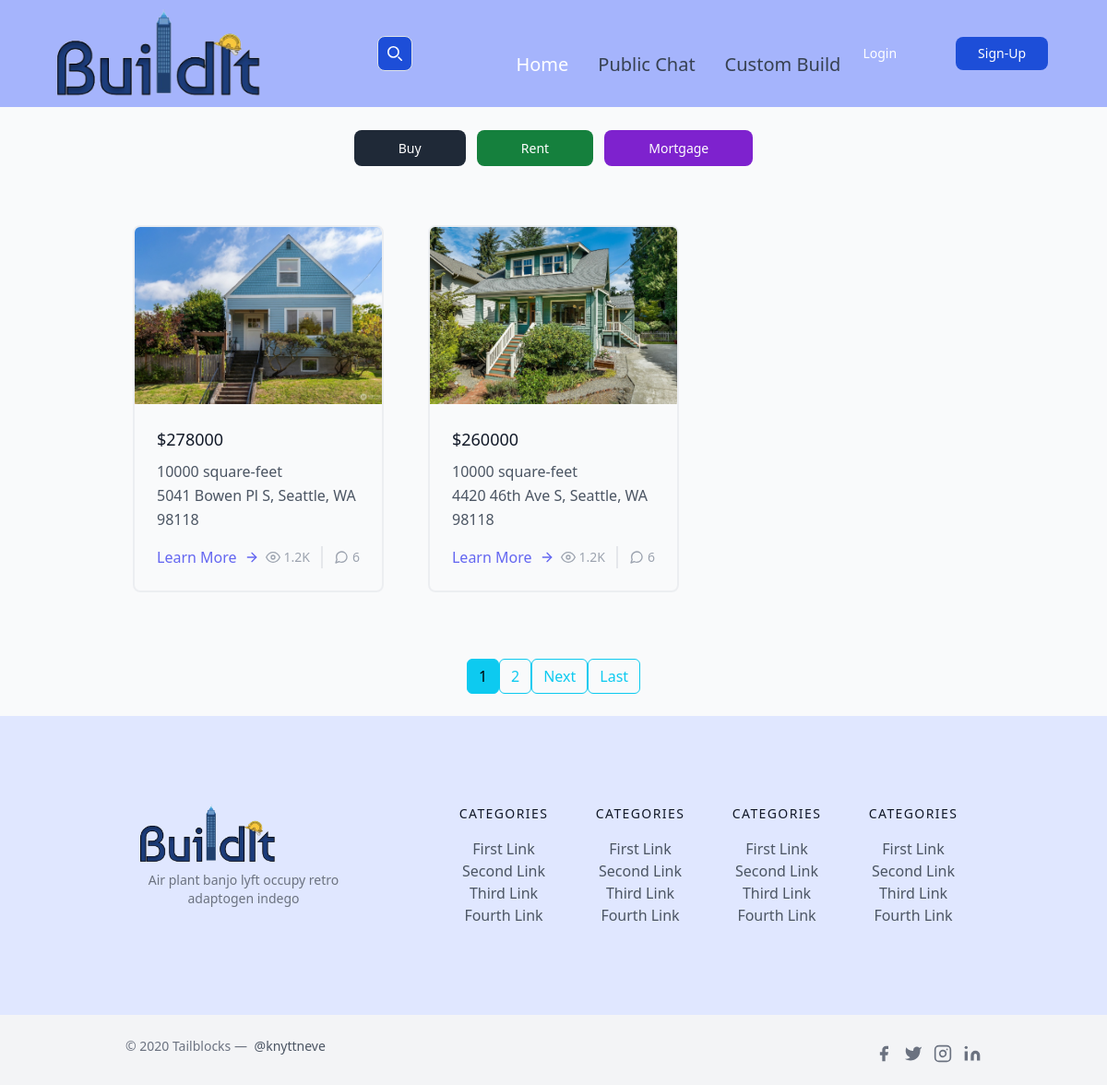
The page / on the database its author committed.
### posts/models.py (models this page shows, shortened)
class Post(models.Model):
    post_pic1 = models.FileField(default='empty.jpg',null=True,blank=True,upload_to='post-pic1/')
    post_pic2 = models.FileField(default='empty.jpg',null=True,blank=True,upload_to='post-pic2/')
    post_pic3 = models.FileField(default='empty.jpg',null=True,blank=True,upload_to='post-pic3/')
    post_pic4 = models.FileField(default='empty.jpg',null=True,blank=True,upload_to='post-pic4/')
    post_pic5 = models.FileField(default='empty.jpg',null=True,blank=True,upload_to='post-pic5/')
    post_pic6 = models.FileField(default='empty.jpg',null=True,blank=True,upload_to='post-pic6/')
    address = models.CharField(max_length=100,default='')
    price = models.IntegerField(default=0)
    use_for = models.IntegerField(default=0)
    map = models.CharField(max_length=400, default='')
    MSZoning = models.CharField(max_length=50, default='')
    LotFrontage = models.IntegerField(default=0)
    LotArea = models.IntegerField(default=0)
    BldgType = models.CharField(max_length=50, default='')
    OverallQual = models.CharField(max_length=50, default='')
    OverallCond = models.CharField(max_length=50, default='')
    YearBuilt = models.IntegerField(default=0)
    RoofStyle = models.CharField(max_length=50, default='')
    RoofMatl = models.CharField(max_length=50, default='')
    Exterior1st = models.CharField(max_length=50, default='')
    Exterior2nd = models.CharField(max_length=50, default='')
    ExterQual = models.CharField(max_length=50, default='')
    ExterCond = models.CharField(max_length=50, default='')
    Foundation = models.CharField(max_length=50, default='')
    BsmtQual = models.CharField(max_length=50, default='')
    BsmtCond = models.CharField(max_length=50, default='')
    TotalBsmtSF = models.IntegerField(default=0)
    CentralAir = models.CharField(max_length=50, default='')
    FirstFlrSF = models.IntegerField(default=0)
    SecondFlrSF = models.IntegerField(default=0)
    GrLivArea = models.IntegerField(default=0)
    KitchenQual = models.CharField(max_length=50, default='')
    TotRmsAbvGrd = models.IntegerField(default=0)
    GarageType = models.CharField(max_length=50, default='')
    GarageCars = models.IntegerField(default=0)
    GarageArea = models.IntegerField(default=0)
    GarageQual = models.CharField(max_length=50, default='')
    GarageCond = models.CharField(max_length=50, default='')
    PoolArea = models.IntegerField(default=0)
    MiscVal = models.IntegerField(default=0)
    SaleType = models.CharField(max_length=50,default='')
    SaleCondition = models.CharField(max_length=50, default='')
    date_posted = models.DateTimeField(default=timezone.now)
    author = models.ForeignKey(User, on_delete=models.CASCADE)

### posts/views.py (the view)
# urls.py: path('',PostListView.as_view(),name='posts-home'),
class PostListView(ListView):
    model = Post
    template_name = 'posts/posts.html'    # <app>/<model>_<viewtype>.html
    context_object_name = 'posts'
    ordering = ['-date_posted']
    paginate_by = 2
    def get_queryset(self):
        return Post.objects.filter(use_for=0).order_by('-date_posted')

### posts/templates/posts/posts.html (shortened to what this page needs)
{% extends 'posts/base.html' %}
{% block content %}
<div class="w-full h-full bg-gray-50">
    <div class="flex items-center justify-center pt-8">
        <div class="">
            <a  href="{% url 'posts-home' %}" class="cursor-not-allowed text-white bg-gray-800 hover:bg-gray-900 focus:outline-none focus:ring-4 focus:ring-gray-300 font-medium rounded-lg text-sm px-5 py-2.5 me-2 mb-2 dark:bg-gray-800 dark:hover:bg-gray-700 dark:focus:ring-gray-700 dark:border-gray-700">Buy</a>
            <a href="{% url 'rent-posts' %}" class=" focus:outline-none text-white bg-green-700 hover:bg-green-800 focus:ring-4 focus:ring-green-300 font-medium rounded-lg text-sm px-5 py-2.5 me-2 mb-2 dark:bg-green-600 dark:hover:bg-green-700 dark:focus:ring-green-800">Rent</a>
            <a href="{% url 'mortgage-posts' %}" class="btn- focus:outline-none text-white bg-purple-700 hover:bg-purple-800 focus:ring-4 focus:ring-purple-300 font-medium rounded-lg text-sm px-5 py-2.5 mb-2 dark:bg-purple-600 dark:hover:bg-purple-700 dark:focus:ring-purple-900">Mortgage</a>
        </div>
    </div>
<section class="text-gray-600 body-font">
  <div class="container px-5 py-16 mx-auto">
    <div class="flex flex-wrap -m-4">
      {%   for post in posts %}
      <div class="p-4 md:w-1/3">
        <div class="h-full border-2 border-gray-200 border-opacity-60 rounded-lg overflow-hidden">
          <img class="lg:h-48 md:h-36 w-full object-cover object-center" src="{{ post.post_pic1.url }}" alt="blog">
          <div class="p-6">
            <h1 class="title-font text-lg font-medium text-gray-900 mb-2 font-bold">${{ post.price }}</h1>
              <p class="leading-relaxed ">{{ post.LotArea }} square-feet</p>
              <p class="leading-relaxed mb-3">{{ post.address }}</p>
            <div class="flex items-center flex-wrap ">
              <a class="text-indigo-500 inline-flex items-center md:mb-2 lg:mb-0" href="{% url 'post-detail' post.id %}">Learn More
                <svg class="w-4 h-4 ml-2" viewBox="0 0 24 24" stroke="currentColor" stroke-width="2" fill="none" stroke-linecap="round" stroke-linejoin="round">
                  <path d="M5 12h14"></path>
                  <path d="M12 5l7 7-7 7"></path>
                </svg>
              </a>
              <span class="text-gray-400 mr-3 inline-flex items-center lg:ml-auto md:ml-0 ml-auto leading-none text-sm pr-3 py-1 border-r-2 border-gray-200">
                <svg class="w-4 h-4 mr-1" stroke="currentColor" stroke-width="2" fill="none" stroke-linecap="round" stroke-linejoin="round" viewBox="0 0 24 24">
                  <path d="M1 12s4-8 11-8 11 8 11 8-4 8-11 8-11-8-11-8z"></path>
                  <circle cx="12" cy="12" r="3"></circle>
                </svg>1.2K
              </span>
              <span class="text-gray-400 inline-flex items-center leading-none text-sm">
                6
              </span>
            </div>
          </div>
        </div>
      </div>
      {% endfor %}
    </div>
  </div>
</section>
<div class="flex justify-center">
{% if is_paginated %}
          {% for num in page_obj.paginator.page_range %}
            {% if page_obj.number == num %}
              <a class="btn btn-info mb-4" href="?page={{ num }}">{{ num }}</a>
            {% elif num > page_obj.number|add:'-3' and num < page_obj.number|add:'3' %}
              <a class="btn btn-outline-info mb-4" href="?page={{ num }}">{{ num }}</a>
            {% endif %}
          {% endfor %}
          {% if page_obj.has_next %}
            <a class="btn btn-outline-info mb-4" href="?page={{ page_obj.next_page_number }}">Next</a>
            <a class="btn btn-outline-info mb-4" href="?page={{ page_obj.paginator.num_pages }}">Last</a>
          {% endif %}
    {% endif %}
</div>
</div>
{% endblock %}

### posts/static/css/style.css (style rules this page uses)
html, :host { line-height: 1.5; -webkit-text-size-adjust: 100%; -moz-tab-size: 4; -o-tab-size: 4; tab-size: 4; font-family: ui-sans-serif, system-ui, sans-serif, "Apple Color Emoji", "Segoe UI Emoji", "Segoe UI Symbol", "Noto Color Emoji"; font-feature-settings: normal; font-variation-settings: normal; -webkit-tap-highlight-color: transparent; }
body { margin: 0; line-height: inherit; }
h1, h2, h3, h4, h5, h6 { font-size: inherit; font-weight: inherit; }
a { color: inherit; text-decoration: inherit; }
blockquote, dl, dd, h1, h2, h3, h4, h5, h6, hr, figure, p, pre { margin: 0; }
img, svg, video, canvas, audio, iframe, embed, object { display: block; vertical-align: middle; }
img, video { max-width: 100%; height: auto; }
.container { width: 100%; }
@media (min-width: 640px) { .container { max-width: 640px; } }
@media (min-width: 768px) { .container { max-width: 768px; } }
@media (min-width: 1024px) { .container { max-width: 1024px; } }
.-m-4 { margin: -1rem; }
.mx-auto { margin-left: auto; margin-right: auto; }
.mb-2 { margin-bottom: 0.5rem; }
.mb-3 { margin-bottom: 0.75rem; }
.mb-4 { margin-bottom: 1rem; }
.me-2 { margin-inline-end: 0.5rem; }
.ml-2 { margin-left: 0.5rem; }
.ml-auto { margin-left: auto; }
.mr-1 { margin-right: 0.25rem; }
.mr-3 { margin-right: 0.75rem; }
.flex { display: flex; }
.inline-flex { display: inline-flex; }
.h-4 { height: 1rem; }
.h-full { height: 100%; }
.w-4 { width: 1rem; }
.w-full { width: 100%; }
.cursor-not-allowed { cursor: not-allowed; }
.flex-wrap { flex-wrap: wrap; }
.items-center { align-items: center; }
.justify-center { justify-content: center; }
.overflow-hidden { overflow: hidden; }
.rounded-lg { border-radius: 0.5rem; }
.border-2 { border-width: 2px; }
.border-r-2 { border-right-width: 2px; }
.border-gray-200 { --tw-border-opacity: 1; border-color: rgb(229 231 235 / var(--tw-border-opacity)); }
.border-opacity-60 { --tw-border-opacity: 0.6; }
.bg-gray-50 { --tw-bg-opacity: 1; background-color: rgb(249 250 251 / var(--tw-bg-opacity)); }
.bg-gray-800 { --tw-bg-opacity: 1; background-color: rgb(31 41 55 / var(--tw-bg-opacity)); }
.bg-green-700 { --tw-bg-opacity: 1; background-color: rgb(21 128 61 / var(--tw-bg-opacity)); }
.bg-purple-700 { --tw-bg-opacity: 1; background-color: rgb(126 34 206 / var(--tw-bg-opacity)); }
.object-cover { -o-object-fit: cover; object-fit: cover; }
.object-center { -o-object-position: center; object-position: center; }
.p-4 { padding: 1rem; }
.p-6 { padding: 1.5rem; }
.px-5 { padding-left: 1.25rem; padding-right: 1.25rem; }
.py-1 { padding-top: 0.25rem; padding-bottom: 0.25rem; }
.py-2\.5 { padding-top: 0.625rem; padding-bottom: 0.625rem; }
.py-16 { padding-top: 4rem; padding-bottom: 4rem; }
.pr-3 { padding-right: 0.75rem; }
.pt-8 { padding-top: 2rem; }
.text-lg { font-size: 1.125rem; line-height: 1.75rem; }
.text-sm { font-size: 0.875rem; line-height: 1.25rem; }
.font-bold { font-weight: 700; }
.font-medium { font-weight: 500; }
.leading-none { line-height: 1; }
.leading-relaxed { line-height: 1.625; }
.text-gray-400 { --tw-text-opacity: 1; color: rgb(156 163 175 / var(--tw-text-opacity)); }
.text-gray-600 { --tw-text-opacity: 1; color: rgb(75 85 99 / var(--tw-text-opacity)); }
.text-gray-900 { --tw-text-opacity: 1; color: rgb(17 24 39 / var(--tw-text-opacity)); }
.text-indigo-500 { --tw-text-opacity: 1; color: rgb(99 102 241 / var(--tw-text-opacity)); }
.text-white { --tw-text-opacity: 1; color: rgb(255 255 255 / var(--tw-text-opacity)); }
@media (min-width: 768px) { .md\:mb-2 { margin-bottom: 0.5rem; } }
@media (min-width: 768px) { .md\:ml-0 { margin-left: 0px; } }
@media (min-width: 768px) { .md\:h-36 { height: 9rem; } }
@media (min-width: 768px) { .md\:w-1\/3 { width: 33.333333%; } }
@media (min-width: 1024px) { .lg\:mb-0 { margin-bottom: 0px; } }
@media (min-width: 1024px) { .lg\:ml-auto { margin-left: auto; } }
@media (min-width: 1024px) { .lg\:h-48 { height: 12rem; } }

### rows shown on the page
Post: post_pic1 (picture), price "278000", LotArea "10000", address "5041 Bowen Pl S, Seattle, WA 98118"
Post: post_pic1 (picture), price "260000", LotArea "10000", address "4420 46th Ave S, Seattle, WA 98118"

### other values the page prints
{{ num }} "1"
{{ num }} "2"
